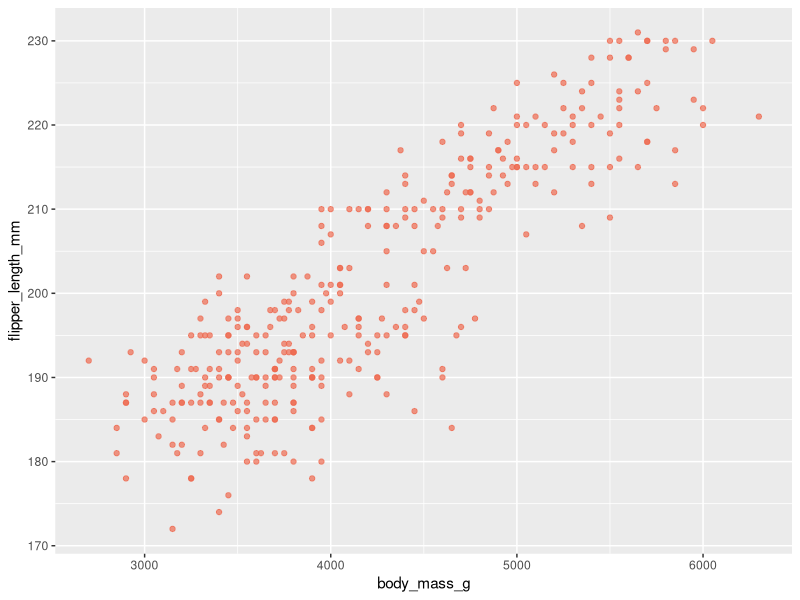
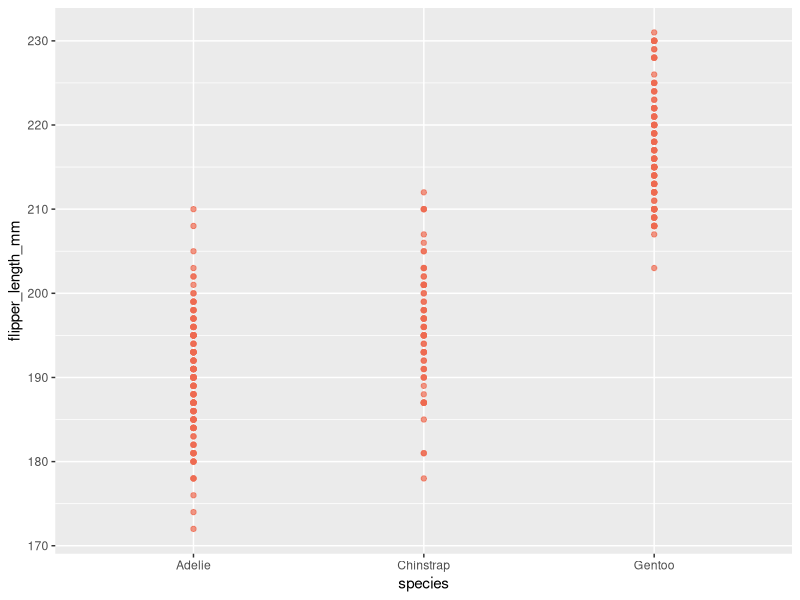
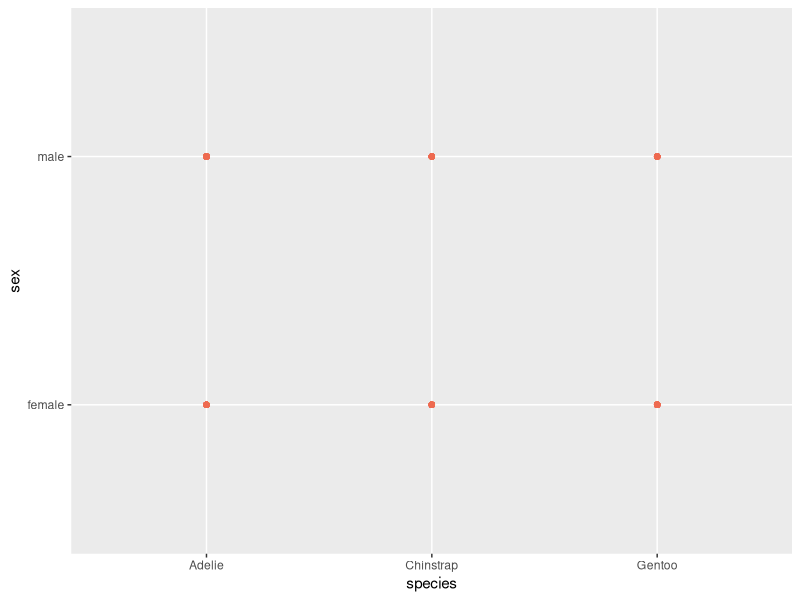
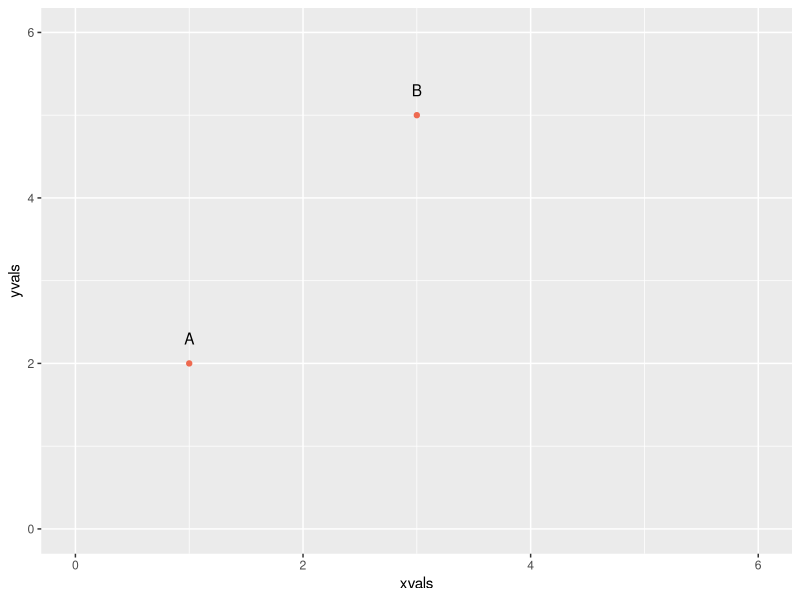
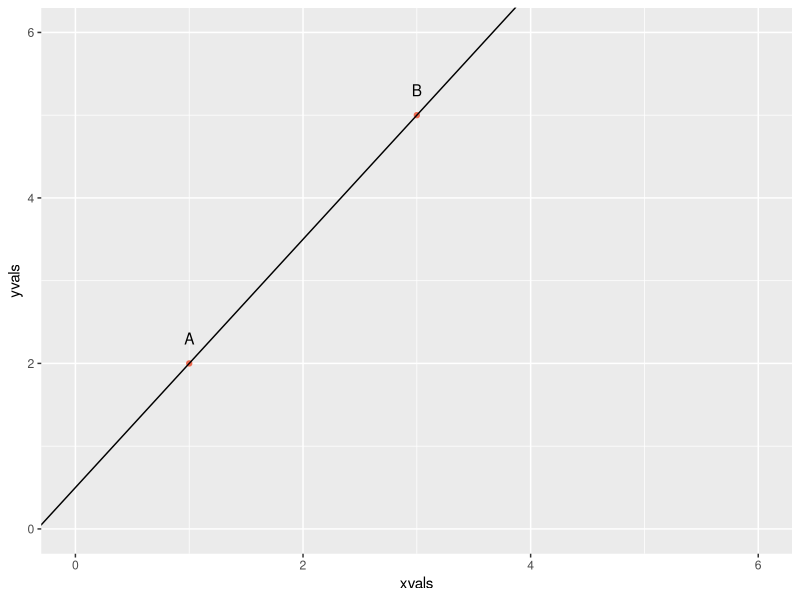
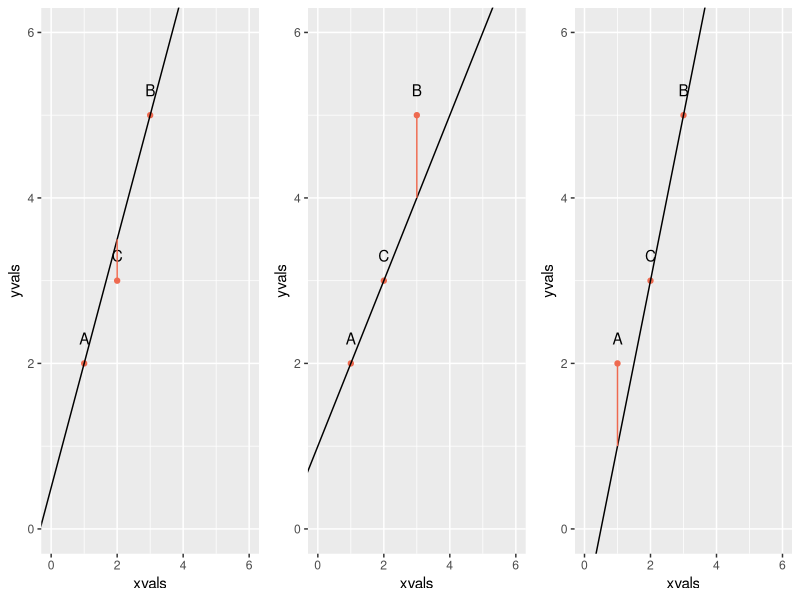
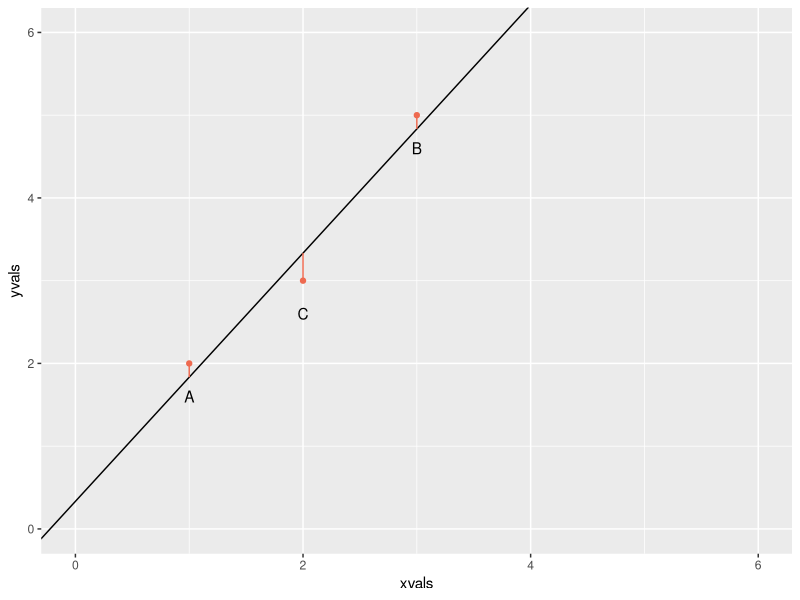
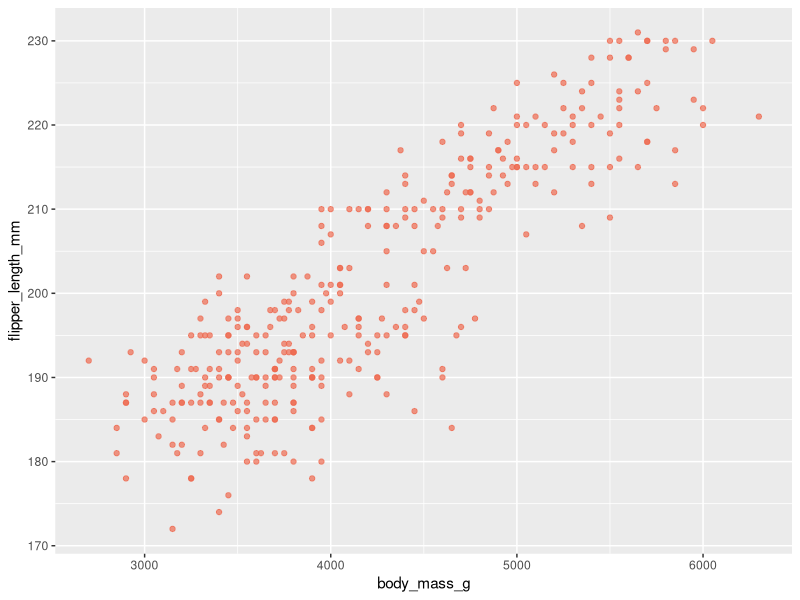

Write R code to recreate these figures, in order.
## ---- chunk 1
library(tidyverse)
library(palmerpenguins)
library(gridExtra)
## ---- chunk 2
penguins = penguins %>% na.omit()
knitr::opts_chunk$set(fig.width=4, fig.height=4) 
## ---- chunk 3
head(penguins)
## ---- chunk 4
ggplot(penguins, aes(x=body_mass_g, y=flipper_length_mm)) + geom_point(color='coral2', alpha=0.7)
## ---- chunk 5
ggplot(penguins, aes(x=species, y=flipper_length_mm)) + geom_point(color='coral2', alpha=0.7)
## ---- chunk 6
ggplot(penguins, aes(x=species, y=sex)) + geom_point(color='coral2', alpha=0.7)
## ---- chunk 7
twopoints <- data.frame(xvals = c(1,3), yvals = c(2,5), label = c('A','B'))
head(twopoints)
## ---- chunk 8
twoplot <- ggplot(twopoints, aes(x=xvals, y=yvals)) + 
  geom_point(color='coral2') + 
  geom_text(aes(label=label), nudge_y = .3 ) +
  xlim(0,6) + 
  ylim(0,6)
twoplot
## ---- chunk 9
twoplot + geom_abline(slope=3/2, intercept = 1/2)
## ---- chunk 10
twolinear <- lm(formula = yvals ~ xvals, data=twopoints)
twolinear
## ---- chunk 11
threepoints = rbind(twopoints, data.frame(xvals = 2, yvals = 3, label='C'))
threepoints$yfit1 = threepoints$xvals*3/2+1/2
threepoints$yfit2 = threepoints$xvals+1
threepoints$yfit3 = threepoints$xvals*2-1

threeplot = ggplot(threepoints, aes(x=xvals, y = yvals)) + 
  geom_point(color = 'coral2')  + 
  geom_text(aes(label=label), nudge_y = 0.3, check_overlap = TRUE) +
  xlim(0,6) + ylim(0,6)

grid.arrange(
  threeplot + geom_abline(slope=3/2, intercept = 1/2) + geom_segment(aes(xend = xvals, yend = yfit1), color='coral2'),
  threeplot + geom_abline(slope=1, intercept = 1) + geom_segment(aes(xend = xvals, yend = yfit2), color='coral2'),
  threeplot + geom_abline(slope=2, intercept = -1) +  geom_segment(aes(xend = xvals, yend = yfit3), color='coral2'),
ncol=3
)
## ---- chunk 12
threelinear = lm(formula=yvals~xvals, data=threepoints)
threelinear
## ---- chunk 13
threepoints$linfit = 1.5*threepoints$xvals + 0.3333
ggplot(threepoints, aes(x=xvals, y = yvals)) + 
  geom_point(color='coral2')  + 
  geom_text(aes(label=label), nudge_y = -0.4 ) +
  xlim(0,6) + ylim(0,6)+ 
  geom_abline(slope=1.5, intercept=0.3333) + 
  geom_segment(aes(xend = xvals, yend = linfit), color='coral2')
## ---- chunk 14
pengscat = ggplot(penguins, aes(x=body_mass_g, y=flipper_length_mm)) + 
  geom_point(color='coral2', alpha=0.7)
pengscat
## ---- chunk 15
pengfit = lm(formula = flipper_length_mm ~ body_mass_g, data = penguins)
pengfit
## ---- chunk 16
pengscat + geom_abline(slope= 0.0152, intercept = 137.0396)
## ---- chunk 17
penguins$isAdelie = ifelse(penguins$species=='Adelie', 1, 0)
adelieplot = ggplot(penguins, aes(x=isAdelie, y=flipper_length_mm)) + 
  geom_point(color='coral2', alpha=0.7)
adelieplot
## ---- chunk 18
amodel = lm(formula = flipper_length_mm~isAdelie, data=penguins)
amodel
## ---- chunk 19
adelieplot + geom_abline(slope=-19.35, intercept=209.45)
## ---- chunk 20
penguins$isChinstrap = ifelse(penguins$species=='Chinstrap',1,0)
penguins$isGentoo = ifelse(penguins$species=='Gentoo',1,0)

cmodel = lm(formula = flipper_length_mm~isChinstrap, data=penguins)
gmodel = lm(formula = flipper_length_mm~isGentoo, data=penguins)

speciesbase = ggplot(penguins, aes(y=flipper_length_mm)) 
aplot = speciesbase + 
  geom_point(aes(x=isAdelie), color='coral2', alpha=0.7) + 
  geom_abline(slope=amodel$coefficients[2], intercept=amodel$coefficients[1])
cplot = speciesbase + 
  geom_point(aes(x=isChinstrap), color='coral2', alpha=0.7) + 
  geom_abline(slope=cmodel$coefficients[2], intercept=cmodel$coefficients[1])
gplot = speciesbase + 
  geom_point(aes(x=isGentoo), color='coral2', alpha=0.7) + 
  geom_abline(slope=gmodel$coefficients[2], intercept=gmodel$coefficients[1])

grid.arrange(aplot, cplot, gplot, ncol=3)
## ---- chunk 21
linmodel <- lm(flipper_length_mm ~ species, data = penguins)
linmodel
## ---- chunk 22
peng_encoded = penguins %>% mutate(value = 1) %>% spread(species, value, fill = 0 )
head(peng_encoded)
